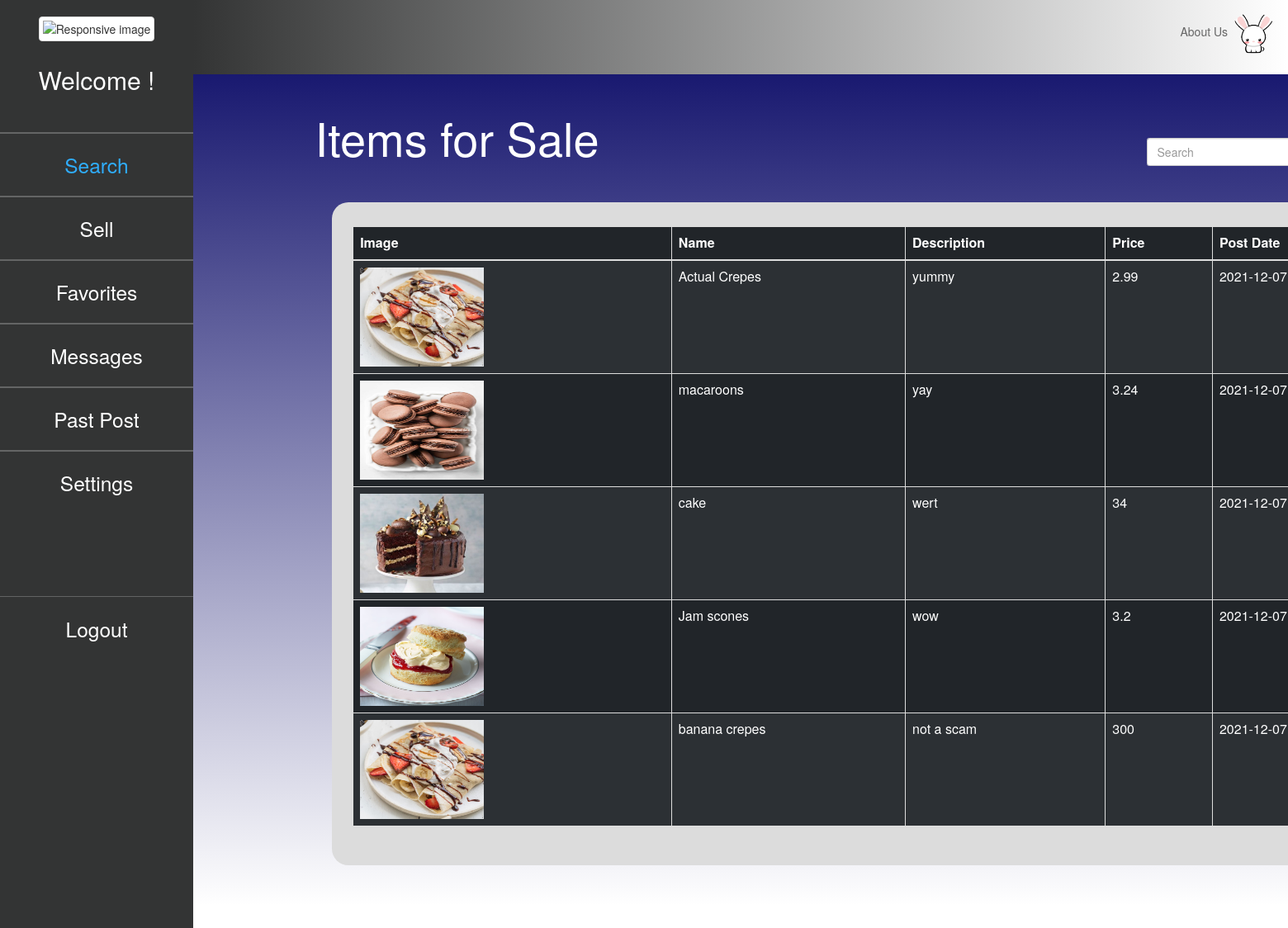
The page /Profile/index on the database as committed earlier.
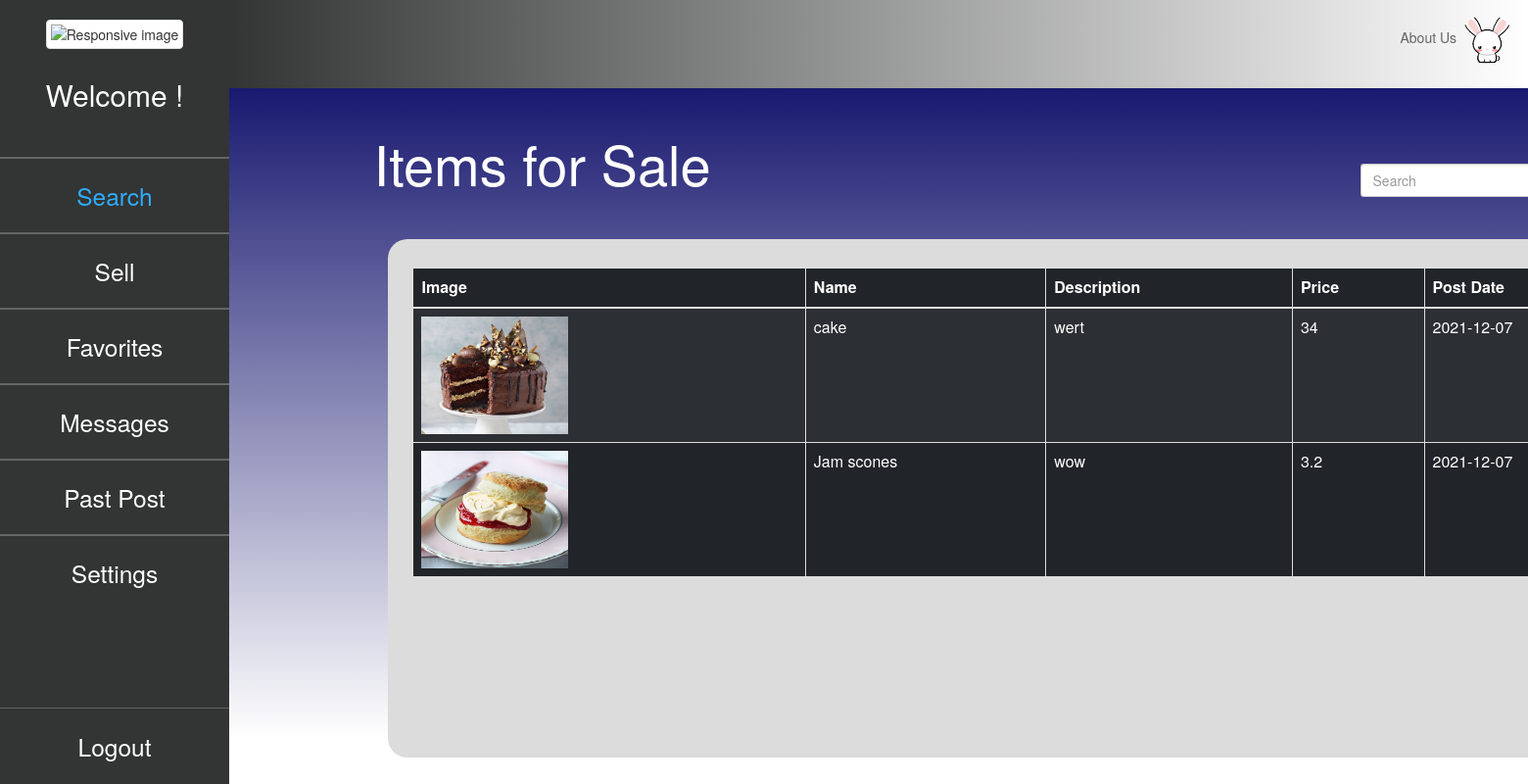
The same page on the database as committed later.
### tables this page shows
CREATE TABLE `item` (
  `item_id` int(11) NOT NULL,
  `profile_id` int(11) NOT NULL,
  `item_name` varchar(50) NOT NULL,
  `item_pic` varchar(50) NOT NULL,
  `item_desc` text NOT NULL,
  `item_price` double NOT NULL,
  `posted_date` date NOT NULL DEFAULT current_timestamp(),
  `visits` int(11) NOT NULL,
  `status` enum('available','unavailable') NOT NULL DEFAULT 'available'
);

### app/core/Controller.php (called while the page is built, shortened)
<?php
class Controller{
	public function view($name,$data=null){
		include 'app/views/' . $name . '.php';
	}
}

### app/controllers/Profile.php (called while the page is built, shortened)
<?php
class Profile extends \app\core\Controller{
	public function index(){
		$item = new \app\models\Item();
        $result = $item->getAll();
		$this->view('Profile/index', $result);
	}
}

### app/core/App.php (called while the page is built, shortened)
<?php
class App{
	private $method = 'index';
	public function __construct(){
		$url = $this->parseURL();
		if(isset($url[0])){
			unset($url[0]);
		}
		$this->controller = new $this->controller;
		if(isset($url[1])){
			if(method_exists($this->controller, $url[1])){
				$this->method = $url[1];
			}
			unset($url[1]);
		}
		$this->params = $url ? array_values($url) : [];
		call_user_func_array(array($this->controller, $this->method), $this->params);
	}
	public function parseURL(){
		if(isset($_GET['url'])){
			return explode('/', filter_var(rtrim($_GET['url'], '/'),FILTER_SANITIZE_URL));
		}
	}
}

### index.php (called while the page is built, shortened)
<?php
new \app\core\App();

### app/models/Item.php (called while the page is built, shortened)
<?php
class Item extends \app\core\Model{
	public function getAll(){
        $SQL = "SELECT * FROM item WHERE `status` = 'available' ";
        $STMT = self::$_connection->prepare($SQL);
        $STMT->execute();
        $STMT->setFetchMode(\PDO::FETCH_CLASS,'app\\models\\Item');
        return $STMT->fetchAll();
    }
}

### app/core/Model.php (called while the page is built, shortened)
<?php
class Model{
	public function __construct(){
		$username = 'root';
		$password = '';
		$host = 'localhost';
		$DBname = 'teamproject';
	}
}

### app/views/Profile/index.php (the view, shortened to what the changed rows need)
<html>
<head>
    <link href="https://cdn.jsdelivr.net/npm/bootstrap@5.1.3/dist/css/bootstrap.min.css" rel="stylesheet"
>
    <link rel="stylesheet" href="/app/css/design.css">
    <link rel="stylesheet" href="https://maxcdn.bootstrapcdn.com/bootstrap/3.4.1/css/bootstrap.min.css">
</head>
<body id='container'>
<div class="sidenav">
    <center>
    <center>
    <h2 class="nav-title" style="color:white; margin-top: 30px">
        Welcome <?=$_SESSION['profile_name'] ?>!
    </h2>
    </center>
</div>
    <div class="blue-box">
        <div class="container" style="margin-left: 10%">
            <form action="/Item/search" method="POST">
                    <div style='display:inline-block; margin-top: 4%'><h1 style="display:inline;color:white; width: 50%; font-size: 400%">Items for Sale</h1></div>
            </form>
        </div>
    <div style='display:inline-block; height: 55%'>
        <div class="container insideColor" style="margin-left: 28%;
                margin-top: 5%; width: 400%; height: 145%">
            <section class="p-3" style="width: 100%;margin-top: 1.5%">
                <div class="table-wrapper-scroll-y my-custom-scrollbarSell">
                    <table class="table table-bordered table-striped table-dark">
                        <thead>
                            <tr>
                              <th scope="col">Image</th>
                              <th scope="col">Name</th>
                              <th scope="col">Description</th>
                              <th scope="col">Price</th>
                              <th scope="col">Post Date</th>
                            </tr>
                        </thead>
                        <tbody>
                            <?php
                            foreach($data as $result) {
                            echo " <tr>
                                        <td >
                                            <img src='$result->item_pic' style='width:150px; height: 120px;'>
                                        </td>
                                        <td >$result->item_name</td>
                                        <td style='word-wrap:break-word'>$result->item_desc</td>
                                        <td >$result->item_price</td>
                                        <td >$result->posted_date</td>
                                    </tr>";
                                }
                            ?>
                        </tbody>
                    </table>
                 </div>
            </section>
        </div>
    </div>
</div>
</body>
</html>

Rows that differ between the two databases and show on the page:
no longer on this page (row edited): item: item_pic (picture), item_name "Actual Crepes", item_desc "yummy", item_price "2.99", posted_date "2021-12-07"
no longer on this page (row edited): item: item_pic (picture), item_name "macaroons", item_desc "yay", item_price "3.24", posted_date "2021-12-07"
no longer on this page (row edited): item: item_pic (picture), item_name "banana crepes", item_desc "not a scam", item_price "300", posted_date "2021-12-07"
